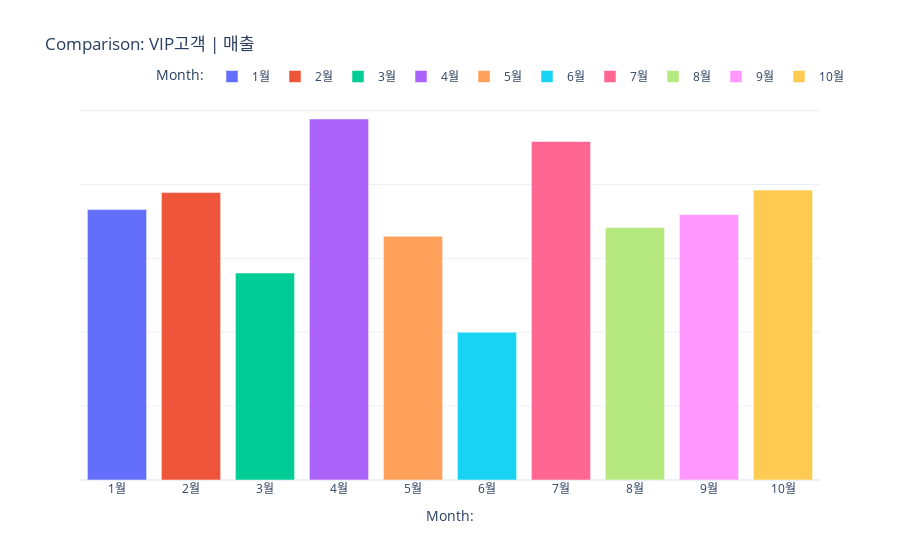

Notebook cell for this chart:
### Code cell
def comp_bigram_comparisons(comp2, comp1):
    temp_df = joined_df.groupby(['월', '고객분류'])[comp1].sum().reset_index()
    temp_df = temp_df.loc[temp_df.고객분류 == comp2, ]

    # 숫자형 월을 문자형으로 변경
    temp_df['월'] = temp_df['월'].apply(lambda x: str(x) + '월')

    fig = px.bar(
        temp_df,
        title="Comparison: " + comp2 + " | " + comp1,
        x="월",
        y="매출",
        color="월",
        template="plotly_white",
        color_discrete_sequence=px.colors.qualitative.Plotly,  # 도넛 차트와 같은 색상 팔레트 적용
        labels={"월": "Month:", "매출": "Revenue"},
        hover_data=[],
    )
    fig.update_layout(legend=dict(x=0.1, y=1.1), legend_orientation="h")
    fig.update_yaxes(title="", showticklabels=False)
    fig.data[0]["hovertemplate"] = fig.data[0]["hovertemplate"][:-14]
    return fig
comp_bigram_comparisons("VIP고객", "매출")

### Figure 1 — Plotly figure (JSON) as saved in the notebook; plotly's stock layout.template omitted (floating-point values rounded to 4 significant figures)
{"data": [{"alignmentgroup": "True", "hovertemplate": "Month:=%{x}<br>Revenue=%{y}<", "legendgroup": "1월", "marker": {"color": "#636EFA", "pattern": {"shape": ""}}, "name": "1월", "offsetgroup": "1월", "orientation": "v", "showlegend": true, "textposition": "auto", "type": "bar", "x": ["1월"], "xaxis": "x", "y": [183000.0], "yaxis": "y"}, {"alignmentgroup": "True", "hovertemplate": "Month:=%{x}<br>Revenue=%{y}<extra></extra>", "legendgroup": "2월", "marker": {"color": "#EF553B", "pattern": {"shape": ""}}, "name": "2월", "offsetgroup": "2월", "orientation": "v", "showlegend": true, "textposition": "auto", "type": "bar", "x": ["2월"], "xaxis": "x", "y": [194500.0], "yaxis": "y"}, {"alignmentgroup": "True", "hovertemplate": "Month:=%{x}<br>Revenue=%{y}<extra></extra>", "legendgroup": "3월", "marker": {"color": "#00CC96", "pattern": {"shape": ""}}, "name": "3월", "offsetgroup": "3월", "orientation": "v", "showlegend": true, "textposition": "auto", "type": "bar", "x": ["3월"], "xaxis": "x", "y": [140100.0], "yaxis": "y"}, {"alignmentgroup": "True", "hovertemplate": "Month:=%{x}<br>Revenue=%{y}<extra></extra>", "legendgroup": "4월", "marker": {"color": "#AB63FA", "pattern": {"shape": ""}}, "name": "4월", "offsetgroup": "4월", "orientation": "v", "showlegend": true, "textposition": "auto", "type": "bar", "x": ["4월"], "xaxis": "x", "y": [244300.0], "yaxis": "y"}, {"alignmentgroup": "True", "hovertemplate": "Month:=%{x}<br>Revenue=%{y}<extra></extra>", "legendgroup": "5월", "marker": {"color": "#FFA15A", "pattern": {"shape": ""}}, "name": "5월", "offsetgroup": "5월", "orientation": "v", "showlegend": true, "textposition": "auto", "type": "bar", "x": ["5월"], "xaxis": "x", "y": [164900.0], "yaxis": "y"}, {"alignmentgroup": "True", "hovertemplate": "Month:=%{x}<br>Revenue=%{y}<extra></extra>", "legendgroup": "6월", "marker": {"color": "#19D3F3", "pattern": {"shape": ""}}, "name": "6월", "offsetgroup": "6월", "orientation": "v", "showlegend": true, "textposition": "auto", "type": "bar", "x": ["6월"], "xaxis": "x", "y": [100000.0], "yaxis": "y"}, {"alignmentgroup": "True", "hovertemplate": "Month:=%{x}<br>Revenue=%{y}<extra></extra>", "legendgroup": "7월", "marker": {"color": "#FF6692", "pattern": {"shape": ""}}, "name": "7월", "offsetgroup": "7월", "orientation": "v", "showlegend": true, "textposition": "auto", "type": "bar", "x": ["7월"], "xaxis": "x", "y": [229100.0], "yaxis": "y"}, {"alignmentgroup": "True", "hovertemplate": "Month:=%{x}<br>Revenue=%{y}<extra></extra>", "legendgroup": "8월", "marker": {"color": "#B6E880", "pattern": {"shape": ""}}, "name": "8월", "offsetgroup": "8월", "orientation": "v", "showlegend": true, "textposition": "auto", "type": "bar", "x": ["8월"], "xaxis": "x", "y": [170900.0], "yaxis": "y"}, {"alignmentgroup": "True", "hovertemplate": "Month:=%{x}<br>Revenue=%{y}<extra></extra>", "legendgroup": "9월", "marker": {"color": "#FF97FF", "pattern": {"shape": ""}}, "name": "9월", "offsetgroup": "9월", "orientation": "v", "showlegend": true, "textposition": "auto", "type": "bar", "x": ["9월"], "xaxis": "x", "y": [179600.0], "yaxis": "y"}, {"alignmentgroup": "True", "hovertemplate": "Month:=%{x}<br>Revenue=%{y}<extra></extra>", "legendgroup": "10월", "marker": {"color": "#FECB52", "pattern": {"shape": ""}}, "name": "10월", "offsetgroup": "10월", "orientation": "v", "showlegend": true, "textposition": "auto", "type": "bar", "x": ["10월"], "xaxis": "x", "y": [196200.0], "yaxis": "y"}], "layout": {"barmode": "relative", "legend": {"orientation": "h", "title": {"text": "Month:"}, "tracegroupgap": 0, "x": 0.1, "y": 1.1}, "title": {"text": "Comparison: VIP고객 | 매출"}, "xaxis": {"anchor": "y", "categoryarray": ["1월", "2월", "3월", "4월", "5월", "6월", "7월", "8월", "9월", "10월"], "categoryorder": "array", "domain": [0, 1], "title": {"text": "Month:"}}, "yaxis": {"anchor": "x", "domain": [0, 1], "showticklabels": false, "title": {"text": ""}}}}
